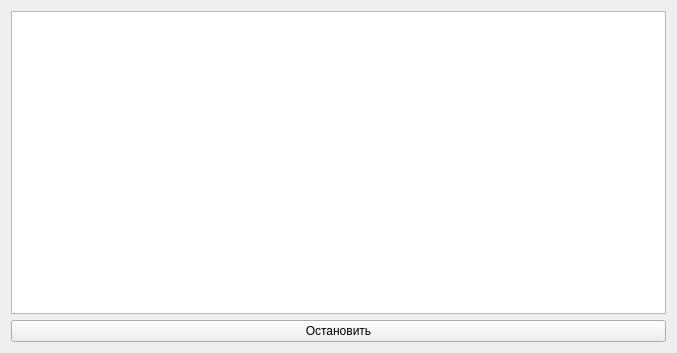
<?xml version="1.0" encoding="UTF-8"?>
<ui version="4.0">
 <class>Logger</class>
 <widget class="QWidget" name="Logger">
  <property name="geometry">
   <rect>
    <x>0</x>
    <y>0</y>
    <width>677</width>
    <height>353</height>
   </rect>
  </property>
  <property name="windowTitle">
   <string>Статус выполнения</string>
  </property>
  <layout class="QVBoxLayout" name="verticalLayout">
   <item>
    <widget class="QTableView" name="tableView"/>
   </item>
   <item>
    <widget class="QPushButton" name="pushButton">
     <property name="text">
      <string>Остановить</string>
     </property>
    </widget>
   </item>
  </layout>
 </widget>
 <resources/>
 <connections/>
</ui>
